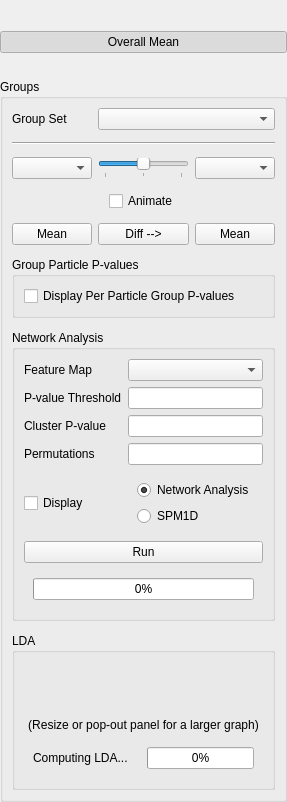
              <widget class="QWidget" name="mean_tab">
               <attribute name="title">
                <string>Group</string>
               </attribute>
               <layout class="QGridLayout" name="gridLayout">
                <property name="leftMargin">
                 <number>0</number>
                </property>
                <property name="rightMargin">
                 <number>0</number>
                </property>
                <property name="bottomMargin">
                 <number>0</number>
                </property>
                <item row="2" column="1">
                 <spacer name="verticalSpacer_4">
                  <property name="orientation">
                   <enum>Qt::Vertical</enum>
                  </property>
                  <property name="sizeType">
                   <enum>QSizePolicy::Maximum</enum>
                  </property>
                  <property name="sizeHint" stdset="0">
                   <size>
                    <width>20</width>
                    <height>20</height>
                   </size>
                  </property>
                 </spacer>
                </item>
                <item row="1" column="0" colspan="3">
                 <widget class="QPushButton" name="mean_button">
                  <property name="enabled">
                   <bool>true</bool>
                  </property>
                  <property name="toolTip">
                   <string>Display overall mean shape</string>
                  </property>
                  <property name="text">
                   <string>Overall Mean</string>
                  </property>
                  <property name="checkable">
                   <bool>true</bool>
                  </property>
                  <property name="checked">
                   <bool>true</bool>
                  </property>
                  <property name="autoExclusive">
                   <bool>false</bool>
                  </property>
                 </widget>
                </item>
                <item row="4" column="0" colspan="3">
                 <widget class="QGroupBox" name="group_widget">
                  <property name="title">
                   <string>Groups</string>
                  </property>
                  <layout class="QGridLayout" name="gridLayout_8">
                   <property name="verticalSpacing">
                    <number>12</number>
                   </property>
                   <item row="1" column="0" colspan="3">
                    <widget class="Line" name="line">
                     <property name="orientation">
                      <enum>Qt::Horizontal</enum>
                     </property>
                    </widget>
                   </item>
                   <item row="3" column="0" colspan="3">
                    <widget class="QWidget" name="widget_2" native="true">
                     <layout class="QHBoxLayout" name="horizontalLayout">
                      <property name="leftMargin">
                       <number>0</number>
                      </property>
                      <property name="topMargin">
                       <number>0</number>
                      </property>
                      <property name="rightMargin">
                       <number>0</number>
                      </property>
                      <property name="bottomMargin">
                       <number>0</number>
                      </property>
                      <item>
                       <spacer name="horizontalSpacer">
                        <property name="orientation">
                         <enum>Qt::Horizontal</enum>
                        </property>
                        <property name="sizeHint" stdset="0">
                         <size>
                          <width>40</width>
                          <height>20</height>
                         </size>
                        </property>
                       </spacer>
                      </item>
                      <item>
                       <widget class="QCheckBox" name="group_animate_checkbox">
                        <property name="toolTip">
                         <string>Group slider animation</string>
                        </property>
                        <property name="text">
                         <string>Animate</string>
                        </property>
                       </widget>
                      </item>
                      <item>
                       <spacer name="horizontalSpacer_2">
                        <property name="orientation">
                         <enum>Qt::Horizontal</enum>
                        </property>
                        <property name="sizeHint" stdset="0">
                         <size>
                          <width>40</width>
                          <height>20</height>
                         </size>
                        </property>
                       </spacer>
                      </item>
                     </layout>
                    </widget>
                   </item>
                   <item row="4" column="0">
                    <widget class="QPushButton" name="group1_button">
                     <property name="enabled">
                      <bool>true</bool>
                     </property>
                     <property name="toolTip">
                      <string>Mean of left group</string>
                     </property>
                     <property name="text">
                      <string>Mean</string>
                     </property>
                     <property name="checkable">
                      <bool>true</bool>
                     </property>
                     <property name="checked">
                      <bool>false</bool>
                     </property>
                     <property name="autoExclusive">
                      <bool>false</bool>
                     </property>
                    </widget>
                   </item>
                   <item row="2" column="0">
                    <widget class="QComboBox" name="group_left">
                     <property name="toolTip">
                      <string>Group 1</string>
                     </property>
                    </widget>
                   </item>
                   <item row="2" column="1">
                    <widget class="CustomSlider" name="group_slider">
                     <property name="toolTip">
                      <string>Group slider</string>
                     </property>
                     <property name="maximum">
                      <number>20</number>
                     </property>
                     <property name="pageStep">
                      <number>1</number>
                     </property>
                     <property name="value">
                      <number>10</number>
                     </property>
                     <property name="orientation">
                      <enum>Qt::Horizontal</enum>
                     </property>
                     <property name="tickPosition">
                      <enum>QSlider::TicksBelow</enum>
                     </property>
                     <property name="tickInterval">
                      <number>10</number>
                     </property>
                    </widget>
                   </item>
                   <item row="6" column="0" colspan="3">
                    <widget class="QGroupBox" name="groupBox_2">
                     <property name="title">
                      <string>Group Particle P-values</string>
                     </property>
                     <property name="checkable">
                      <bool>false</bool>
                     </property>
                     <layout class="QGridLayout" name="gridLayout_27">
                      <item row="0" column="0">
                       <widget class="QCheckBox" name="group_p_values_checkbox">
                        <property name="text">
                         <string>Display Per Particle Group P-values</string>
                        </property>
                       </widget>
                      </item>
                     </layout>
                    </widget>
                   </item>
                   <item row="4" column="1">
                    <widget class="QPushButton" name="difference_button">
                     <property name="enabled">
                      <bool>true</bool>
                     </property>
                     <property name="toolTip">
                      <string>Diff of left to right</string>
                     </property>
                     <property name="text">
                      <string>Diff --&gt;</string>
                     </property>
                     <property name="checkable">
                      <bool>true</bool>
                     </property>
                     <property name="autoExclusive">
                      <bool>false</bool>
                     </property>
                    </widget>
                   </item>
                   <item row="7" column="0" colspan="3">
                    <widget class="QGroupBox" name="network_analysis_box">
                     <property name="title">
                      <string>Network Analysis</string>
                     </property>
                     <property name="checkable">
                      <bool>false</bool>
                     </property>
                     <layout class="QGridLayout" name="gridLayout_15">
                      <item row="6" column="0" colspan="2">
                       <widget class="QPushButton" name="network_analysis_button">
                        <property name="enabled">
                         <bool>true</bool>
                        </property>
                        <property name="toolTip">
                         <string>Network Analysis</string>
                        </property>
                        <property name="text">
                         <string>Run</string>
                        </property>
                        <property name="checkable">
                         <bool>false</bool>
                        </property>
                        <property name="autoExclusive">
                         <bool>false</bool>
                        </property>
                       </widget>
                      </item>
                      <item row="4" column="1">
                       <widget class="QLineEdit" name="network_iterations">
                        <property name="toolTip">
                         <string>10,000 is the standard value for a larger sample size, however a large value will increase computation time.</string>
                        </property>
                        <property name="alignment">
                         <set>Qt::AlignCenter</set>
                        </property>
                       </widget>
                      </item>
                      <item row="4" column="0">
                       <widget class="QLabel" name="label_16">
                        <property name="toolTip">
                         <string>10,000 is the standard value for a larger sample size, however a large value will increase computation time.</string>
                        </property>
                        <property name="text">
                         <string>Permutations</string>
                        </property>
                       </widget>
                      </item>
                      <item row="5" column="1">
                       <widget class="QWidget" name="network_display_option_widget" native="true">
                        <layout class="QGridLayout" name="gridLayout_22">
                         <item row="0" column="0">
                          <widget class="QRadioButton" name="network_analysis_option">
                           <property name="text">
                            <string>Network Analysis</string>
                           </property>
                           <property name="checked">
                            <bool>true</bool>
                           </property>
                          </widget>
                         </item>
                         <item row="1" column="0">
                          <widget class="QRadioButton" name="network_spm1d_option">
                           <property name="text">
                            <string>SPM1D</string>
                           </property>
                          </widget>
                         </item>
                        </layout>
                       </widget>
                      </item>
                      <item row="0" column="1">
                       <widget class="QComboBox" name="network_feature">
                        <property name="toolTip">
                         <string>Select group set</string>
                        </property>
                       </widget>
                      </item>
                      <item row="0" column="0">
                       <widget class="QLabel" name="label_6">
                        <property name="text">
                         <string>Feature Map</string>
                        </property>
                       </widget>
                      </item>
                      <item row="2" column="0">
                       <widget class="QLabel" name="label_14">
                        <property name="toolTip">
                         <string>0.05 is the standard value.</string>
                        </property>
                        <property name="text">
                         <string>Cluster P-value</string>
                        </property>
                       </widget>
                      </item>
                      <item row="2" column="1">
                       <widget class="QLineEdit" name="network_pvalue_of_interest">
                        <property name="toolTip">
                         <string>0.05 is the standard value.</string>
                        </property>
                        <property name="alignment">
                         <set>Qt::AlignCenter</set>
                        </property>
                       </widget>
                      </item>
                      <item row="5" column="0">
                       <widget class="QCheckBox" name="network_analysis_display">
                        <property name="text">
                         <string>Display</string>
                        </property>
                       </widget>
                      </item>
                      <item row="7" column="0" colspan="2">
                       <widget class="QWidget" name="network_progress_widget" native="true">
                        <layout class="QGridLayout" name="gridLayout_23">
                         <item row="2" column="0">
                          <widget class="QProgressBar" name="network_progress">
                           <property name="sizePolicy">
                            <sizepolicy hsizetype="Preferred" vsizetype="Fixed">
                             <horstretch>0</horstretch>
                             <verstretch>0</verstretch>
                            </sizepolicy>
                           </property>
                           <property name="value">
                            <number>0</number>
                           </property>
                          </widget>
                         </item>
                        </layout>
                       </widget>
                      </item>
                      <item row="1" column="1">
                       <widget class="QLineEdit" name="network_pvalue_threshold">
                        <property name="toolTip">
                         <string>0.05 is the standard value.</string>
                        </property>
                        <property name="alignment">
                         <set>Qt::AlignCenter</set>
                        </property>
                       </widget>
                      </item>
                      <item row="1" column="0">
                       <widget class="QLabel" name="label_15">
                        <property name="toolTip">
                         <string>0.05 is the standard value.</string>
                        </property>
                        <property name="text">
                         <string>P-value Threshold</string>
                        </property>
                       </widget>
                      </item>
                     </layout>
                    </widget>
                   </item>
                   <item row="0" column="1" colspan="2">
                    <widget class="QComboBox" name="group_box">
                     <property name="toolTip">
                      <string>Select group set</string>
                     </property>
                    </widget>
                   </item>
                   <item row="0" column="0">
                    <widget class="QLabel" name="label_3">
                     <property name="text">
                      <string>Group Set</string>
                     </property>
                    </widget>
                   </item>
                   <item row="4" column="2">
                    <widget class="QPushButton" name="group2_button">
                     <property name="enabled">
                      <bool>true</bool>
                     </property>
                     <property name="toolTip">
                      <string>Mean of right group</string>
                     </property>
                     <property name="text">
                      <string>Mean</string>
                     </property>
                     <property name="checkable">
                      <bool>true</bool>
                     </property>
                     <property name="checked">
                      <bool>false</bool>
                     </property>
                     <property name="autoExclusive">
                      <bool>false</bool>
                     </property>
                    </widget>
                   </item>
                   <item row="2" column="2">
                    <widget class="QComboBox" name="group_right">
                     <property name="toolTip">
                      <string>Group 2</string>
                     </property>
                    </widget>
                   </item>
                   <item row="8" column="0" colspan="3">
                    <widget class="QGroupBox" name="groupBox_3">
                     <property name="title">
                      <string>LDA</string>
                     </property>
                     <property name="checkable">
                      <bool>false</bool>
                     </property>
                     <layout class="QGridLayout" name="gridLayout_28">
                      <item row="0" column="0">
                       <widget class="QWidget" name="lda_panel" native="true">
                        <layout class="QGridLayout" name="gridLayout_20">
                         <property name="leftMargin">
                          <number>0</number>
                         </property>
                         <property name="topMargin">
                          <number>0</number>
                         </property>
                         <property name="rightMargin">
                          <number>0</number>
                         </property>
                         <property name="bottomMargin">
                          <number>0</number>
                         </property>
                         <item row="0" column="0">
                          <widget class="JKQTPlotter" name="lda_graph" native="true">
                           <property name="sizePolicy">
                            <sizepolicy hsizetype="MinimumExpanding" vsizetype="MinimumExpanding">
                             <horstretch>0</horstretch>
                             <verstretch>0</verstretch>
                            </sizepolicy>
                           </property>
                           <property name="minimumSize">
                            <size>
                             <width>50</width>
                             <height>50</height>
                            </size>
                           </property>
                          </widget>
                         </item>
                         <item row="2" column="0">
                          <widget class="QWidget" name="lda_progress_widget" native="true">
                           <layout class="QGridLayout" name="gridLayout_21">
                            <item row="2" column="1">
                             <widget class="QProgressBar" name="lda_progress">
                              <property name="sizePolicy">
                               <sizepolicy hsizetype="Preferred" vsizetype="Fixed">
                                <horstretch>0</horstretch>
                                <verstretch>0</verstretch>
                               </sizepolicy>
                              </property>
                              <property name="value">
                               <number>0</number>
                              </property>
                             </widget>
                            </item>
                            <item row="2" column="0">
                             <widget class="QLabel" name="lda_label">
                              <property name="text">
                               <string>Computing LDA...</string>
                              </property>
                             </widget>
                            </item>
                           </layout>
                          </widget>
                         </item>
                         <item row="1" column="0">
                          <widget class="QLabel" name="lda_hint_label">
                           <property name="text">
                            <string>(Resize or pop-out panel for a larger graph)</string>
                           </property>
                           <property name="alignment">
                            <set>Qt::AlignCenter</set>
                           </property>
                          </widget>
                         </item>
                        </layout>
                       </widget>
                      </item>
                     </layout>
                    </widget>
                   </item>
                  </layout>
                 </widget>
                </item>
                <item row="0" column="0" colspan="3">
                 <spacer name="verticalSpacer_8">
                  <property name="orientation">
                   <enum>Qt::Vertical</enum>
                  </property>
                  <property name="sizeType">
                   <enum>QSizePolicy::Maximum</enum>
                  </property>
                  <property name="sizeHint" stdset="0">
                   <size>
                    <width>20</width>
                    <height>20</height>
                   </size>
                  </property>
                 </spacer>
                </item>
               </layout>
              </widget>
